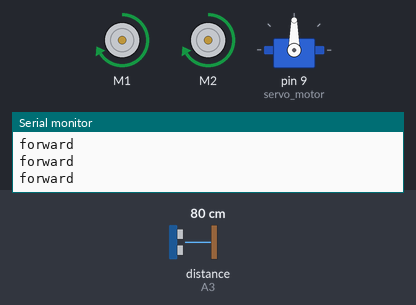
This sketch was run on a simulated Arduino Uno, built with avr-gcc and run on an emulated ATmega328P. Shown: 2 × DC motor (green arrow = forward, orange = backward, longer = faster), servo, the last lines printed to the serial monitor. The inputs (shaded band) are chosen by the test bench; at power-on: distance to the obstacle (sensor on A3) 80 cm. The echo pulse lasts 58.3 µs per cm.

Above: at 1.5 s.
1.6 s: distance to the obstacle (sensor on A3) set to 12 cm
3.1 s: distance to the obstacle (sensor on A3) set to 9 cm
At 3.8 s:
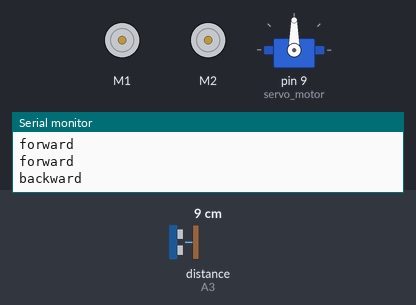
At 6.0 s:
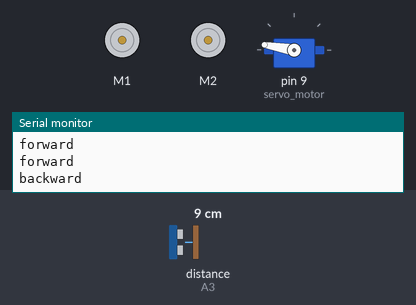
6.1 s: distance to the obstacle (sensor on A3) set to 18 cm
9.1 s: distance to the obstacle (sensor on A3) set to 2 cm
At 11.2 s:
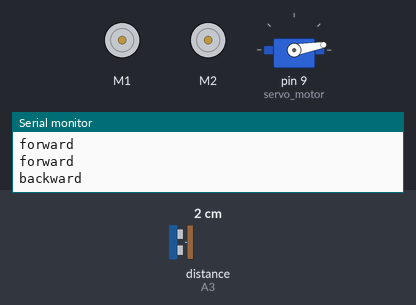
12.1 s: distance to the obstacle (sensor on A3) set to 4 cm
Timing chart, 0 to 20.1 s (numbered marks = the images above; inputs shaded):
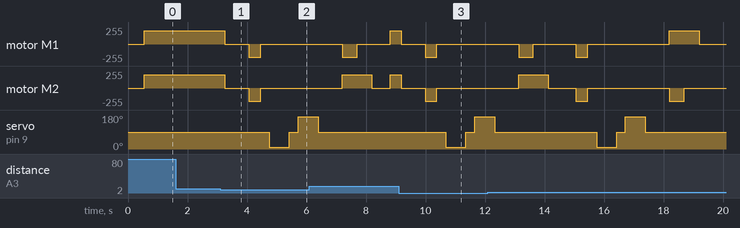

Measured:
- the behaviour switches between 11 and 10 cm on distance to the obstacle (sensor on A3) (found by bisection; images 0 and 1)
- after the input at 3.1 s, motor M1, motor M2: forward 200/255 → stopped after 0.15 s, → backward 200/255 0.80 s later, → stopped 0.40 s later; servo on pin 9 (servo_motor): 90° → 10° after 1.7 s, → 90° 0.67 s later, → 170° 0.30 s later
- after the input at 9.1 s, motor M1, motor M2: forward 200/255 → stopped after 0.09 s, → backward 200/255 0.80 s later, → stopped 0.40 s later; servo on pin 9 (servo_motor): 90° → 10° after 1.6 s, → 90° 0.67 s later, → 170° 0.30 s later

The sketch:

car_robot.ino
```cpp
#include <AFMotor.h>
#include <Servo.h>
#include <NewPing.h>

AF_DCMotor motor1(1, MOTOR12_64KHZ);
AF_DCMotor motor2(2, MOTOR12_64KHZ);

Servo servo_motor;

//sensor pins
const int trigPin = A5;
const int echoPin = A3;

#define maximum_distance 400
boolean goesForward = false;
int distance = 100;

const int carSpeed = 200;
const int safetyDistance = 10;

NewPing sonar(trigPin, echoPin, maximum_distance); //sensor function

void setup() {
  // put your setup code here, to run once:
  motor1.setSpeed(carSpeed);
  motor2.setSpeed(carSpeed);

  pinMode(trigPin, OUTPUT); // Sets the trigPin as an Output
  pinMode(echoPin, INPUT); // Sets the echoPin as an Input
  Serial.begin(9600);

  servo_motor.attach(9);
}

void loop() {

  int distanceRight = 0;
  int distanceLeft = 0;
  delay(50);

  if (distance <= safetyDistance)
  {
    Serial.println("backward");
    moveStop();
    delay(300);
    moveBackward();
    delay(400);
    moveStop();
    delay(300);
    distanceRight = lookRight();
    delay(300);
    distanceLeft = lookLeft();
    delay(300);

    if (distance >= distanceLeft)
    {
      turnRight();
      moveStop();
    }
    else
    {
      turnLeft();
      moveStop();
    }
  }
  else
  {
    Serial.println("forward");
    moveForward();
  }
    distance = readPing();
}

int lookRight()
{
  servo_motor.write(10);
  delay(500);
  int distance = readPing();
 delay(100);
  servo_motor.write(90);
  return distance;
}

int lookLeft()
{
  servo_motor.write(170);
  delay(500);
  int distance = readPing();
  delay(100);
  servo_motor.write(90);
  return distance;
  delay(100);
}

int readPing()
{
  delay(70);

  int cm = sonar.ping_cm();

  if (cm==0)
  {
    cm=250;
  }
  return cm;
}

void moveStop(){
  motor1.run(RELEASE);
  motor2.run(RELEASE);

  motor1.run(BRAKE);
  motor2.run(BRAKE);
}

void moveForward()
{

  if(!goesForward)
  {

    goesForward=true;

    motor1.run(RELEASE);
    motor2.run(RELEASE);

    delay(500);

     motor1.run(FORWARD);
     motor2.run(FORWARD);
  }
}
//
void moveBackward()
{

  goesForward=false;

  motor1.run(RELEASE);
  motor2.run(RELEASE);

  delay(500);

  motor1.run(BACKWARD);
  motor2.run(BACKWARD);

}

void turnRight()
{

  motor1.run(RELEASE);
  motor2.run(RELEASE);

  delay(500);

  motor1.run(FORWARD);
  motor2.run(BACKWARD);

  delay(500);

//  motor1.run(RELEASE);
  motor2.run(RELEASE);

  delay(500);

  motor1.run(FORWARD);
  motor2.run(FORWARD);
}

void turnLeft(){

  motor1.run(RELEASE);
  motor2.run(RELEASE);

  delay(500);

  motor1.run(BACKWARD);
  motor2.run(FORWARD);

  delay(500);

  motor1.run(RELEASE);
//  motor2.run(RELEASE);

  delay(500);

  motor1.run(FORWARD);
  motor2.run(FORWARD);
}
```
